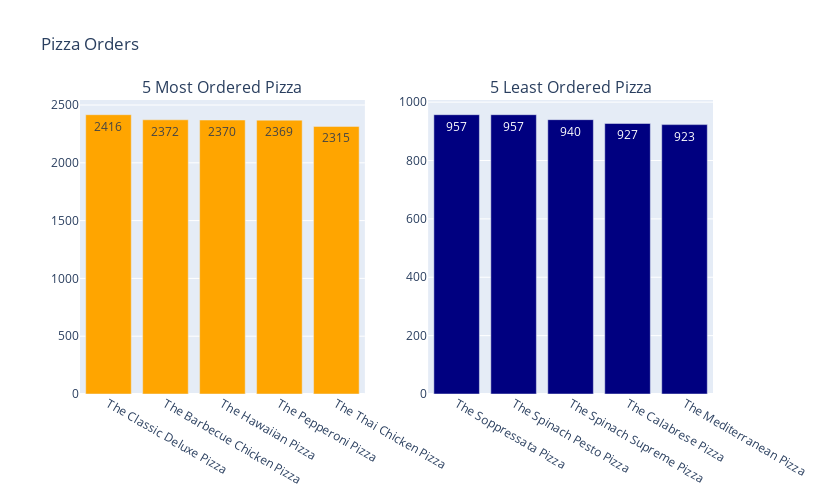
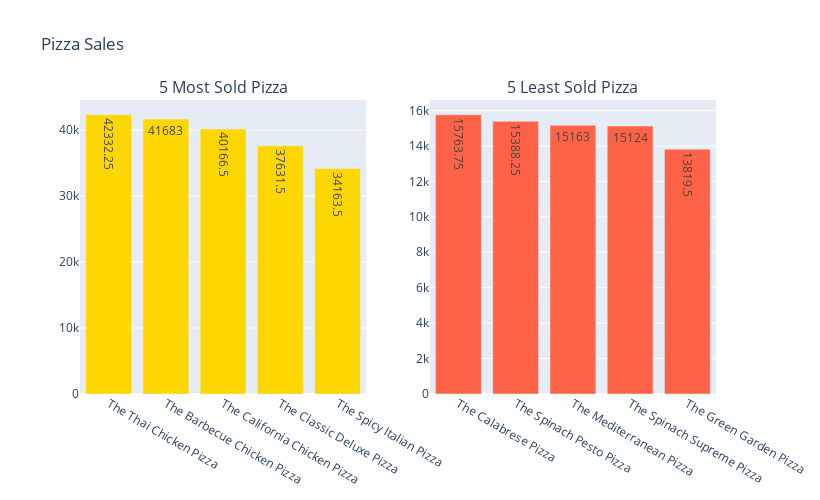

Write notebook code for charts like these, in order.
### Code cell
most = pizza_order.groupby('name')['price'].count().sort_values(ascending=False)[:5]
trace1 = go.Bar(
    x=most.index,
    y=most.values,
    marker=dict(color='orange'),
    text=most.values,
)

least = pizza_order.groupby('name')['price'].count().sort_values(ascending=False)[-6:-1]
trace2 = go.Bar(
    x=least.index,
    y=least.values,
    marker=dict(color='navy'),
    text=least.values
)

fig1 = subplots.make_subplots(rows=1, cols=2, subplot_titles=('5 Most Ordered Pizza', '5 Least Ordered Pizza'))
fig1.append_trace(trace1, 1,1)
fig1.append_trace(trace2, 1,2)
fig1['layout'].update(height=500, width=820, title='Pizza Orders', showlegend=False)
po.iplot(fig1)

most = pizza_order.groupby('name')['price'].sum().sort_values(ascending=False)[:5]
least = pizza_order.groupby('name')['price'].sum().sort_values(ascending=False)[-6:-1]
trace1 = go.Bar(
    x=most.index,
    y=most.values,
    marker=dict(color='gold'),
    text=most.values
)

trace2 = go.Bar(
    x=least.index,
    y=least.values,
    marker=dict(color='tomato'),
    text=least.values
)

fig2 = subplots.make_subplots(rows=1, cols=2, subplot_titles=('5 Most Sold Pizza', '5 Least Sold Pizza'))
fig2.append_trace(trace1, 1,1)
fig2.append_trace(trace2, 1,2)
fig2['layout'].update(height=500, width=820, title='Pizza Sales', showlegend=False)
po.iplot(fig)

### Figure 1 — Plotly figure (JSON) as saved in the notebook; plotly's stock layout.template omitted (floating-point values rounded to 4 significant figures)
{"data": [{"marker": {"color": "orange"}, "text": [2416, 2372, 2370, 2369, 2315], "type": "bar", "x": ["The Classic Deluxe Pizza", "The Barbecue Chicken Pizza", "The Hawaiian Pizza", "The Pepperoni Pizza", "The Thai Chicken Pizza"], "xaxis": "x", "y": [2416, 2372, 2370, 2369, 2315], "yaxis": "y"}, {"marker": {"color": "navy"}, "text": [957, 957, 940, 927, 923], "type": "bar", "x": ["The Soppressata Pizza", "The Spinach Pesto Pizza", "The Spinach Supreme Pizza", "The Calabrese Pizza", "The Mediterranean Pizza"], "xaxis": "x2", "y": [957, 957, 940, 927, 923], "yaxis": "y2"}], "layout": {"annotations": [{"font": {"size": 16}, "showarrow": false, "text": "5 Most Ordered Pizza", "x": 0.225, "xanchor": "center", "xref": "paper", "y": 1, "yanchor": "bottom", "yref": "paper"}, {"font": {"size": 16}, "showarrow": false, "text": "5 Least Ordered Pizza", "x": 0.775, "xanchor": "center", "xref": "paper", "y": 1, "yanchor": "bottom", "yref": "paper"}], "height": 500, "showlegend": false, "title": {"text": "Pizza Orders"}, "width": 820, "xaxis": {"anchor": "y", "domain": [0, 0.45]}, "xaxis2": {"anchor": "y2", "domain": [0.55, 1]}, "yaxis": {"anchor": "x", "domain": [0, 1]}, "yaxis2": {"anchor": "x2", "domain": [0, 1]}}}

### Figure 2 — Plotly figure (JSON) as saved in the notebook; plotly's stock layout.template omitted (floating-point values rounded to 4 significant figures)
{"data": [{"marker": {"color": "gold"}, "text": [42330.0, 41683, 40170.0, 37630.0, 34160.0], "type": "bar", "x": ["The Thai Chicken Pizza", "The Barbecue Chicken Pizza", "The California Chicken Pizza", "The Classic Deluxe Pizza", "The Spicy Italian Pizza"], "xaxis": "x", "y": [42330.0, 41683, 40170.0, 37630.0, 34160.0], "yaxis": "y"}, {"marker": {"color": "tomato"}, "text": [15760.0, 15390.0, 15163, 15124, 13820.0], "type": "bar", "x": ["The Calabrese Pizza", "The Spinach Pesto Pizza", "The Mediterranean Pizza", "The Spinach Supreme Pizza", "The Green Garden Pizza"], "xaxis": "x2", "y": [15760.0, 15390.0, 15163, 15124, 13820.0], "yaxis": "y2"}], "layout": {"annotations": [{"font": {"size": 16}, "showarrow": false, "text": "5 Most Sold Pizza", "x": 0.225, "xanchor": "center", "xref": "paper", "y": 1, "yanchor": "bottom", "yref": "paper"}, {"font": {"size": 16}, "showarrow": false, "text": "5 Least Sold Pizza", "x": 0.775, "xanchor": "center", "xref": "paper", "y": 1, "yanchor": "bottom", "yref": "paper"}], "height": 500, "showlegend": false, "title": {"text": "Pizza Sales"}, "width": 820, "xaxis": {"anchor": "y", "domain": [0, 0.45]}, "xaxis2": {"anchor": "y2", "domain": [0.55, 1]}, "yaxis": {"anchor": "x", "domain": [0, 1]}, "yaxis2": {"anchor": "x2", "domain": [0, 1]}}}
